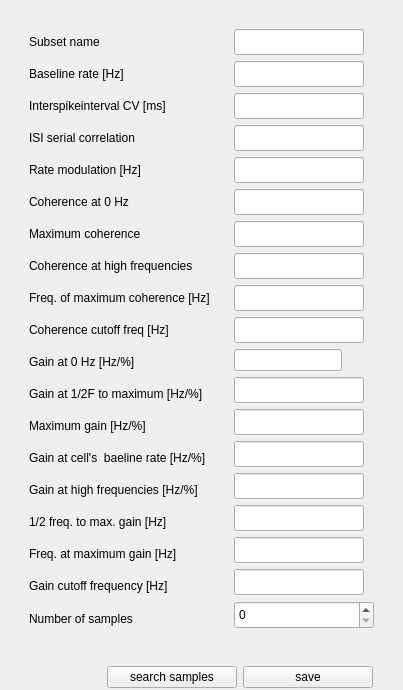
            <widget class="QWidget" name="gme_left_box" native="true">
             <layout class="QVBoxLayout" name="verticalLayout_26" stretch="1,0">
              <property name="bottomMargin">
               <number>1</number>
              </property>
              <item>
               <widget class="QWidget" name="gme_inputs_and_labels" native="true">
                <property name="sizePolicy">
                 <sizepolicy hsizetype="Preferred" vsizetype="Expanding">
                  <horstretch>0</horstretch>
                  <verstretch>0</verstretch>
                 </sizepolicy>
                </property>
                <layout class="QHBoxLayout" name="horizontalLayout_17">
                 <item>
                  <widget class="QWidget" name="gme_label_box" native="true">
                   <layout class="QVBoxLayout" name="verticalLayout_19">
                    <item>
                     <widget class="QLabel" name="gme_label_name">
                      <property name="minimumSize">
                       <size>
                        <width>0</width>
                        <height>26</height>
                       </size>
                      </property>
                      <property name="maximumSize">
                       <size>
                        <width>16777215</width>
                        <height>26</height>
                       </size>
                      </property>
                      <property name="text">
                       <string>Subset name</string>
                      </property>
                     </widget>
                    </item>
                    <item>
                     <widget class="QLabel" name="gme_label_1">
                      <property name="minimumSize">
                       <size>
                        <width>0</width>
                        <height>26</height>
                       </size>
                      </property>
                      <property name="maximumSize">
                       <size>
                        <width>16777215</width>
                        <height>26</height>
                       </size>
                      </property>
                      <property name="text">
                       <string>Baseline rate [Hz]</string>
                      </property>
                     </widget>
                    </item>
                    <item>
                     <widget class="QLabel" name="gme_label_2">
                      <property name="minimumSize">
                       <size>
                        <width>0</width>
                        <height>26</height>
                       </size>
                      </property>
                      <property name="maximumSize">
                       <size>
                        <width>16777215</width>
                        <height>26</height>
                       </size>
                      </property>
                      <property name="text">
                       <string>Interspikeinterval CV [ms]</string>
                      </property>
                     </widget>
                    </item>
                    <item>
                     <widget class="QLabel" name="gme_label_3">
                      <property name="minimumSize">
                       <size>
                        <width>0</width>
                        <height>26</height>
                       </size>
                      </property>
                      <property name="maximumSize">
                       <size>
                        <width>16777215</width>
                        <height>26</height>
                       </size>
                      </property>
                      <property name="text">
                       <string>ISI serial correlation</string>
                      </property>
                     </widget>
                    </item>
                    <item>
                     <widget class="QLabel" name="gme_label_4">
                      <property name="minimumSize">
                       <size>
                        <width>0</width>
                        <height>26</height>
                       </size>
                      </property>
                      <property name="maximumSize">
                       <size>
                        <width>16777215</width>
                        <height>26</height>
                       </size>
                      </property>
                      <property name="text">
                       <string>Rate modulation [Hz]</string>
                      </property>
                     </widget>
                    </item>
                    <item>
                     <widget class="QLabel" name="gme_label_5">
                      <property name="minimumSize">
                       <size>
                        <width>0</width>
                        <height>26</height>
                       </size>
                      </property>
                      <property name="maximumSize">
                       <size>
                        <width>16777215</width>
                        <height>26</height>
                       </size>
                      </property>
                      <property name="text">
                       <string>Coherence at 0 Hz</string>
                      </property>
                     </widget>
                    </item>
                    <item>
                     <widget class="QLabel" name="gme_label_6">
                      <property name="minimumSize">
                       <size>
                        <width>0</width>
                        <height>26</height>
                       </size>
                      </property>
                      <property name="maximumSize">
                       <size>
                        <width>16777215</width>
                        <height>26</height>
                       </size>
                      </property>
                      <property name="text">
                       <string>Maximum coherence</string>
                      </property>
                     </widget>
                    </item>
                    <item>
                     <widget class="QLabel" name="gme_label_7">
                      <property name="minimumSize">
                       <size>
                        <width>0</width>
                        <height>26</height>
                       </size>
                      </property>
                      <property name="maximumSize">
                       <size>
                        <width>16777215</width>
                        <height>26</height>
                       </size>
                      </property>
                      <property name="text">
                       <string>Coherence at high frequencies</string>
                      </property>
                     </widget>
                    </item>
                    <item>
                     <widget class="QLabel" name="gme_label_8">
                      <property name="minimumSize">
                       <size>
                        <width>0</width>
                        <height>26</height>
                       </size>
                      </property>
                      <property name="maximumSize">
                       <size>
                        <width>16777215</width>
                        <height>26</height>
                       </size>
                      </property>
                      <property name="text">
                       <string>Freq. of maximum coherence [Hz]</string>
                      </property>
                     </widget>
                    </item>
                    <item>
                     <widget class="QLabel" name="gme_label_9">
                      <property name="minimumSize">
                       <size>
                        <width>0</width>
                        <height>26</height>
                       </size>
                      </property>
                      <property name="maximumSize">
                       <size>
                        <width>16777215</width>
                        <height>26</height>
                       </size>
                      </property>
                      <property name="text">
                       <string>Coherence cutoff freq [Hz]</string>
                      </property>
                     </widget>
                    </item>
                    <item>
                     <widget class="QLabel" name="gme_label_10">
                      <property name="minimumSize">
                       <size>
                        <width>0</width>
                        <height>26</height>
                       </size>
                      </property>
                      <property name="maximumSize">
                       <size>
                        <width>16777215</width>
                        <height>26</height>
                       </size>
                      </property>
                      <property name="text">
                       <string>Gain at 0 Hz [Hz/%]</string>
                      </property>
                     </widget>
                    </item>
                    <item>
                     <widget class="QLabel" name="gme_label_11">
                      <property name="minimumSize">
                       <size>
                        <width>0</width>
                        <height>26</height>
                       </size>
                      </property>
                      <property name="maximumSize">
                       <size>
                        <width>16777215</width>
                        <height>26</height>
                       </size>
                      </property>
                      <property name="text">
                       <string>Gain at 1/2F to maximum [Hz/%]</string>
                      </property>
                     </widget>
                    </item>
                    <item>
                     <widget class="QLabel" name="gme_label_12">
                      <property name="sizePolicy">
                       <sizepolicy hsizetype="Preferred" vsizetype="Preferred">
                        <horstretch>0</horstretch>
                        <verstretch>0</verstretch>
                       </sizepolicy>
                      </property>
                      <property name="minimumSize">
                       <size>
                        <width>0</width>
                        <height>26</height>
                       </size>
                      </property>
                      <property name="maximumSize">
                       <size>
                        <width>16777215</width>
                        <height>26</height>
                       </size>
                      </property>
                      <property name="text">
                       <string>Maximum gain [Hz/%]</string>
                      </property>
                     </widget>
                    </item>
                    <item>
                     <widget class="QLabel" name="gme_label_13">
                      <property name="minimumSize">
                       <size>
                        <width>0</width>
                        <height>26</height>
                       </size>
                      </property>
                      <property name="maximumSize">
                       <size>
                        <width>16777215</width>
                        <height>26</height>
                       </size>
                      </property>
                      <property name="text">
                       <string>Gain at cell's  baeline rate [Hz/%]</string>
                      </property>
                     </widget>
                    </item>
                    <item>
                     <widget class="QLabel" name="gme_label_14">
                      <property name="minimumSize">
                       <size>
                        <width>0</width>
                        <height>26</height>
                       </size>
                      </property>
                      <property name="maximumSize">
                       <size>
                        <width>16777215</width>
                        <height>26</height>
                       </size>
                      </property>
                      <property name="text">
                       <string>Gain at high frequencies [Hz/%]</string>
                      </property>
                     </widget>
                    </item>
                    <item>
                     <widget class="QLabel" name="gme_label_15">
                      <property name="minimumSize">
                       <size>
                        <width>0</width>
                        <height>26</height>
                       </size>
                      </property>
                      <property name="maximumSize">
                       <size>
                        <width>16777215</width>
                        <height>26</height>
                       </size>
                      </property>
                      <property name="text">
                       <string>1/2 freq. to max. gain [Hz]</string>
                      </property>
                     </widget>
                    </item>
                    <item>
                     <widget class="QLabel" name="gme_label_16">
                      <property name="minimumSize">
                       <size>
                        <width>0</width>
                        <height>26</height>
                       </size>
                      </property>
                      <property name="maximumSize">
                       <size>
                        <width>16777215</width>
                        <height>26</height>
                       </size>
                      </property>
                      <property name="text">
                       <string>Freq. at maximum gain [Hz]</string>
                      </property>
                     </widget>
                    </item>
                    <item>
                     <widget class="QLabel" name="gme_label_17">
                      <property name="minimumSize">
                       <size>
                        <width>0</width>
                        <height>26</height>
                       </size>
                      </property>
                      <property name="maximumSize">
                       <size>
                        <width>16777215</width>
                        <height>26</height>
                       </size>
                      </property>
                      <property name="text">
                       <string>Gain cutoff frequency [Hz]</string>
                      </property>
                     </widget>
                    </item>
                    <item>
                     <widget class="QLabel" name="gme_label_sample_n">
                      <property name="minimumSize">
                       <size>
                        <width>0</width>
                        <height>28</height>
                       </size>
                      </property>
                      <property name="maximumSize">
                       <size>
                        <width>16777215</width>
                        <height>28</height>
                       </size>
                      </property>
                      <property name="text">
                       <string>Number of samples</string>
                      </property>
                     </widget>
                    </item>
                   </layout>
                  </widget>
                 </item>
                 <item>
                  <widget class="QWidget" name="gme_input_box" native="true">
                   <layout class="QVBoxLayout" name="verticalLayout_23">
                    <item>
                     <widget class="QLineEdit" name="gme_name_input">
                      <property name="sizePolicy">
                       <sizepolicy hsizetype="Fixed" vsizetype="Fixed">
                        <horstretch>130</horstretch>
                        <verstretch>26</verstretch>
                       </sizepolicy>
                      </property>
                      <property name="minimumSize">
                       <size>
                        <width>130</width>
                        <height>26</height>
                       </size>
                      </property>
                     </widget>
                    </item>
                    <item>
                     <widget class="QLineEdit" name="gme_lineEdit_1">
                      <property name="sizePolicy">
                       <sizepolicy hsizetype="Fixed" vsizetype="Fixed">
                        <horstretch>130</horstretch>
                        <verstretch>26</verstretch>
                       </sizepolicy>
                      </property>
                      <property name="minimumSize">
                       <size>
                        <width>130</width>
                        <height>26</height>
                       </size>
                      </property>
                     </widget>
                    </item>
                    <item>
                     <widget class="QLineEdit" name="gme_lineEdit_2">
                      <property name="sizePolicy">
                       <sizepolicy hsizetype="Fixed" vsizetype="Fixed">
                        <horstretch>130</horstretch>
                        <verstretch>26</verstretch>
                       </sizepolicy>
                      </property>
                      <property name="minimumSize">
                       <size>
                        <width>130</width>
                        <height>26</height>
                       </size>
                      </property>
                     </widget>
                    </item>
                    <item>
                     <widget class="QLineEdit" name="gme_lineEdit_3">
                      <property name="sizePolicy">
                       <sizepolicy hsizetype="Fixed" vsizetype="Fixed">
                        <horstretch>130</horstretch>
                        <verstretch>26</verstretch>
                       </sizepolicy>
                      </property>
                      <property name="minimumSize">
                       <size>
                        <width>130</width>
                        <height>26</height>
                       </size>
                      </property>
                     </widget>
                    </item>
                    <item>
                     <widget class="QLineEdit" name="gme_lineEdit_4">
                      <property name="sizePolicy">
                       <sizepolicy hsizetype="Fixed" vsizetype="Fixed">
                        <horstretch>130</horstretch>
                        <verstretch>26</verstretch>
                       </sizepolicy>
                      </property>
                      <property name="minimumSize">
                       <size>
                        <width>130</width>
                        <height>26</height>
                       </size>
                      </property>
                     </widget>
                    </item>
                    <item>
                     <widget class="QLineEdit" name="gme_lineEdit_5">
                      <property name="sizePolicy">
                       <sizepolicy hsizetype="Fixed" vsizetype="Fixed">
                        <horstretch>130</horstretch>
                        <verstretch>26</verstretch>
                       </sizepolicy>
                      </property>
                      <property name="minimumSize">
                       <size>
                        <width>130</width>
                        <height>26</height>
                       </size>
                      </property>
                     </widget>
                    </item>
                    <item>
                     <widget class="QLineEdit" name="gme_lineEdit_6">
                      <property name="sizePolicy">
                       <sizepolicy hsizetype="Fixed" vsizetype="Fixed">
                        <horstretch>130</horstretch>
                        <verstretch>26</verstretch>
                       </sizepolicy>
                      </property>
                      <property name="minimumSize">
                       <size>
                        <width>130</width>
                        <height>26</height>
                       </size>
                      </property>
                     </widget>
                    </item>
                    <item>
                     <widget class="QLineEdit" name="gme_lineEdit_7">
                      <property name="sizePolicy">
                       <sizepolicy hsizetype="Fixed" vsizetype="Fixed">
                        <horstretch>130</horstretch>
                        <verstretch>26</verstretch>
                       </sizepolicy>
                      </property>
                      <property name="minimumSize">
                       <size>
                        <width>130</width>
                        <height>26</height>
                       </size>
                      </property>
                     </widget>
                    </item>
                    <item>
                     <widget class="QLineEdit" name="gme_lineEdit_8">
                      <property name="sizePolicy">
                       <sizepolicy hsizetype="Fixed" vsizetype="Fixed">
                        <horstretch>130</horstretch>
                        <verstretch>26</verstretch>
                       </sizepolicy>
                      </property>
                      <property name="minimumSize">
                       <size>
                        <width>130</width>
                        <height>26</height>
                       </size>
                      </property>
                     </widget>
                    </item>
                    <item>
                     <widget class="QLineEdit" name="gme_lineEdit_9">
                      <property name="sizePolicy">
                       <sizepolicy hsizetype="Fixed" vsizetype="Fixed">
                        <horstretch>130</horstretch>
                        <verstretch>26</verstretch>
                       </sizepolicy>
                      </property>
                      <property name="minimumSize">
                       <size>
                        <width>130</width>
                        <height>26</height>
                       </size>
                      </property>
                     </widget>
                    </item>
                    <item>
                     <widget class="QLineEdit" name="gme_lineEdit_10">
                      <property name="sizePolicy">
                       <sizepolicy hsizetype="Fixed" vsizetype="Fixed">
                        <horstretch>0</horstretch>
                        <verstretch>0</verstretch>
                       </sizepolicy>
                      </property>
                     </widget>
                    </item>
                    <item>
                     <widget class="QLineEdit" name="gme_lineEdit_11">
                      <property name="sizePolicy">
                       <sizepolicy hsizetype="Fixed" vsizetype="Fixed">
                        <horstretch>130</horstretch>
                        <verstretch>26</verstretch>
                       </sizepolicy>
                      </property>
                      <property name="minimumSize">
                       <size>
                        <width>130</width>
                        <height>26</height>
                       </size>
                      </property>
                     </widget>
                    </item>
                    <item>
                     <widget class="QLineEdit" name="gme_lineEdit_12">
                      <property name="sizePolicy">
                       <sizepolicy hsizetype="Fixed" vsizetype="Fixed">
                        <horstretch>130</horstretch>
                        <verstretch>26</verstretch>
                       </sizepolicy>
                      </property>
                      <property name="minimumSize">
                       <size>
                        <width>130</width>
                        <height>26</height>
                       </size>
                      </property>
                     </widget>
                    </item>
                    <item>
                     <widget class="QLineEdit" name="gme_lineEdit_13">
                      <property name="sizePolicy">
                       <sizepolicy hsizetype="Fixed" vsizetype="Fixed">
                        <horstretch>130</horstretch>
                        <verstretch>26</verstretch>
                       </sizepolicy>
                      </property>
                      <property name="minimumSize">
                       <size>
                        <width>130</width>
                        <height>26</height>
                       </size>
                      </property>
                     </widget>
                    </item>
                    <item>
                     <widget class="QLineEdit" name="gme_lineEdit_14">
                      <property name="sizePolicy">
                       <sizepolicy hsizetype="Fixed" vsizetype="Fixed">
                        <horstretch>130</horstretch>
                        <verstretch>26</verstretch>
                       </sizepolicy>
                      </property>
                      <property name="minimumSize">
                       <size>
                        <width>130</width>
                        <height>26</height>
                       </size>
                      </property>
                     </widget>
                    </item>
                    <item>
                     <widget class="QLineEdit" name="gme_lineEdit_15">
                      <property name="sizePolicy">
                       <sizepolicy hsizetype="Fixed" vsizetype="Fixed">
                        <horstretch>130</horstretch>
                        <verstretch>26</verstretch>
                       </sizepolicy>
                      </property>
                      <property name="minimumSize">
                       <size>
                        <width>130</width>
                        <height>26</height>
                       </size>
                      </property>
                     </widget>
                    </item>
                    <item>
                     <widget class="QLineEdit" name="gme_lineEdit_16">
                      <property name="sizePolicy">
                       <sizepolicy hsizetype="Fixed" vsizetype="Fixed">
                        <horstretch>26</horstretch>
                        <verstretch>0</verstretch>
                       </sizepolicy>
                      </property>
                      <property name="minimumSize">
                       <size>
                        <width>130</width>
                        <height>26</height>
                       </size>
                      </property>
                     </widget>
                    </item>
                    <item>
                     <widget class="QLineEdit" name="gme_lineEdit_17">
                      <property name="sizePolicy">
                       <sizepolicy hsizetype="Fixed" vsizetype="Fixed">
                        <horstretch>130</horstretch>
                        <verstretch>26</verstretch>
                       </sizepolicy>
                      </property>
                      <property name="minimumSize">
                       <size>
                        <width>130</width>
                        <height>26</height>
                       </size>
                      </property>
                     </widget>
                    </item>
                    <item>
                     <widget class="QSpinBox" name="gme_spinBox_1">
                      <property name="sizePolicy">
                       <sizepolicy hsizetype="Fixed" vsizetype="Fixed">
                        <horstretch>150</horstretch>
                        <verstretch>28</verstretch>
                       </sizepolicy>
                      </property>
                      <property name="minimumSize">
                       <size>
                        <width>140</width>
                        <height>28</height>
                       </size>
                      </property>
                      <property name="maximumSize">
                       <size>
                        <width>150</width>
                        <height>28</height>
                       </size>
                      </property>
                     </widget>
                    </item>
                   </layout>
                  </widget>
                 </item>
                </layout>
               </widget>
              </item>
              <item alignment="Qt::AlignRight">
               <widget class="QWidget" name="widget" native="true">
                <layout class="QHBoxLayout" name="horizontalLayout_20">
                 <property name="rightMargin">
                  <number>19</number>
                 </property>
                 <property name="bottomMargin">
                  <number>1</number>
                 </property>
                 <item>
                  <widget class="QPushButton" name="gme_btn_search">
                   <property name="minimumSize">
                    <size>
                     <width>130</width>
                     <height>0</height>
                    </size>
                   </property>
                   <property name="text">
                    <string>search samples</string>
                   </property>
                  </widget>
                 </item>
                 <item>
                  <widget class="QPushButton" name="gme_btn_save">
                   <property name="minimumSize">
                    <size>
                     <width>130</width>
                     <height>0</height>
                    </size>
                   </property>
                   <property name="text">
                    <string>save</string>
                   </property>
                  </widget>
                 </item>
                </layout>
               </widget>
              </item>
             </layout>
            </widget>
